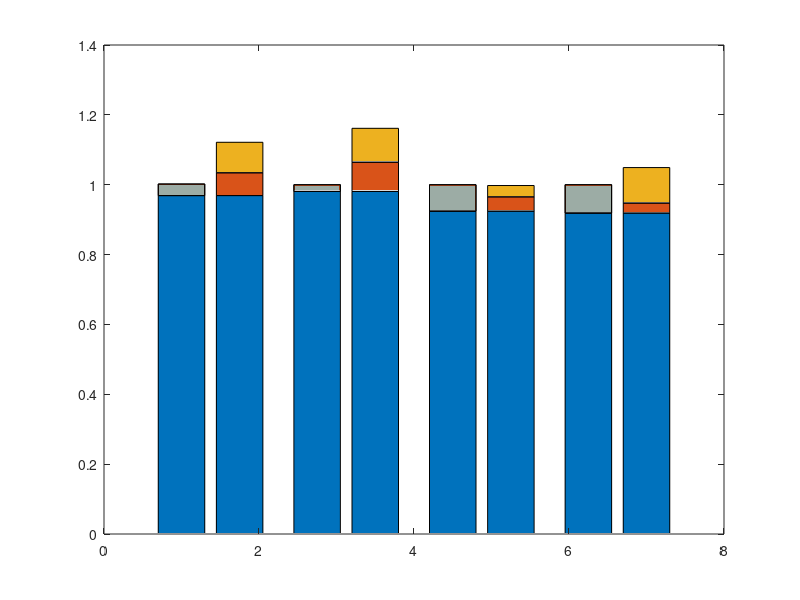

The MATLAB script that drew this image: (Note: this script raises an error after producing the figure.)
clear all
close all

%Mass balances for abiotic static and transient cases
%Order of compartments 
    % For breakthrough curve estimates: Effluent, Retained
    % For direct measurement estimates: Effluent, Headspace Before,
    % Headspace After

static1btn2o = [0.9689, 0.0331, 0];
static1dmn2o = [0.9689, 0.0652, 0.0874];

static1btch4 = [0.8948, 0.1052, 0];
static1dmch4 = [0.8948, 0.0465, 0.0725];

static2btn2o = [0.9808, 0.0192, 0];
static2dmn2o = [0.9808, 0.0836, 0.0971];

static2btch4 = [0.8593, 0.1407, 0];
static2dmch4 = [0.8593, 0.0587, 0.0793];

tran1btn2o = [0.9243, 0.0757, 0];
tran1dmn2o = [0.9243, 0.0409, 0.0325];

tran1btch4 = [0.8140, 0.1860, 0];
tran1dmch4 = [0.8140, 0.0146, 0.0432];

tran2btn2o = [0.9188, 0.0812, 0];
tran2dmn2o = [0.9188, 0.0286, 0.1017];

tran2btch4 = [0.7952, 0.2048, 0];
tran2dmch4 = [0.7952, 0.0161, 0.1378];

null = [0, 0, 0]
btbarinfon2o = vertcat(static1btn2o, static1dmn2o, static2btn2o, static2dmn2o, tran1btn2o, tran1dmn2o, tran2btn2o, tran2dmn2o);
figure(2000)
% x = categorical(["Static Case 1 Breakthrough Curve MB" "Static Case 1 Direct Measurement MB" "Static Case 2 Breakthrough Curve MB" "Static Case 2 Direct Measurement MB" "Transient Case 1 Breakthrough Curve MB" "Transient Case 1 Direct Measurement MB" "Transient Case 2 Breakthrough Curve MB" "Transient Case 2 Direct Measurement MB"]);
% x = reordercats(x,{'Static Case 1 Breakthrough Curve MB' 'Static Case 1 Direct Measurement MB' 'Static Case 2 Breakthrough Curve MB' 'Static Case 2 Direct Measurement MB' 'Transient Case 1 Breakthrough Curve MB' 'Transient Case 1 Direct Measurement MB' 'Transient Case 2 Breakthrough Curve MB' 'Transient Case 2 Direct Measurement MB' });
xloc = [1, 1.75, 2.75, 3.5, 4.5, 5.25, 6.25, 7];
bbt = bar(xloc, btbarinfon2o, 'stacked');
hold on 
%Recolor breakthrough curve based retained mass
btcolor = [156/255 172/255 165/255]; 
effcolor = [20/255 135/255 240/255];
hsbeforecolor = 'r'
hsaftercolor = 'y'
r1 = rectangle('Position', [0.7, static1btn2o(1), 0.6, static1btn2o(2)], 'FaceColor',btcolor,'EdgeColor','k')
r2 = rectangle('Position', [2.45, static2btn2o(1), 0.6, static2btn2o(2)], 'FaceColor',btcolor,'EdgeColor','k')
r3 = rectangle('Position', [4.2, tran1btn2o(1), 0.6, tran1btn2o(2)], 'FaceColor',btcolor,'EdgeColor','k')
r4 = rectangle('Position', [5.95, tran2btn2o(1), 0.6, tran2btn2o(2)], 'FaceColor',btcolor,'EdgeColor','k')
bbt(1).FaceColor = effcolor;
bbt(2).FaceColor = hsbeforecolor;
bbt(3).FaceColor = hsaftercolor;
%legend('N_2O', 'SF_6', 'C_2H_6', 'CH_4', 'He', 'Location', 'northwest')
ylabel('Normalized Mass [M/M_T]')
set(gca,'xtick',[])
xticks(xloc)
xticklabels({'BC\newline \newline p' 'DM', 'BC', 'DM', 'BC', 'DM', 'BC', 'DM'})
%xtickangle(45)
xlim([0.5 7.5])
set(gca,'TickDir','out');
set(gca, 'FontSize', 22);
text(1.375,-0.16,'Static Case 1','FontSize', 22, 'HorizontalAlignment', 'center')
text(3.125,-0.16,'Static Case 2','FontSize', 22, 'HorizontalAlignment', 'center')
text(4.875,-0.16,'Transient Case 1','FontSize', 22, 'HorizontalAlignment', 'center')
text(6.625,-0.16,'Transient Case 2','FontSize', 22, 'HorizontalAlignment', 'center')


btbarinfoch4 = vertcat(static1btch4, static1dmch4, static2btch4, static2dmch4, tran1btch4, tran1dmch4, tran2btch4, tran2dmch4);
figure(4000)
% x = categorical(["Static Case 1 Breakthrough Curve MB" "Static Case 1 Direct Measurement MB" "Static Case 2 Breakthrough Curve MB" "Static Case 2 Direct Measurement MB" "Transient Case 1 Breakthrough Curve MB" "Transient Case 1 Direct Measurement MB" "Transient Case 2 Breakthrough Curve MB" "Transient Case 2 Direct Measurement MB"]);
% x = reordercats(x,{'Static Case 1 Breakthrough Curve MB' 'Static Case 1 Direct Measurement MB' 'Static Case 2 Breakthrough Curve MB' 'Static Case 2 Direct Measurement MB' 'Transient Case 1 Breakthrough Curve MB' 'Transient Case 1 Direct Measurement MB' 'Transient Case 2 Breakthrough Curve MB' 'Transient Case 2 Direct Measurement MB' });
xloc = [1, 1.75, 2.75, 3.5, 4.5, 5.25, 6.25, 7];
bbt = bar(xloc, btbarinfoch4, 'stacked');
hold on 
%Recolor breakthrough curve based retained mass
btcolor = [156/255 172/255 165/255]; 
effcolor = [20/255 135/255 240/255];
hsbeforecolor = 'r'
hsaftercolor = 'y'
r1 = rectangle('Position', [0.7, static1btch4(1), 0.6, static1btch4(2)], 'FaceColor',btcolor,'EdgeColor','k')
r2 = rectangle('Position', [2.45, static2btch4(1), 0.6, static2btch4(2)], 'FaceColor',btcolor,'EdgeColor','k')
r3 = rectangle('Position', [4.2, tran1btch4(1), 0.6, tran1btch4(2)], 'FaceColor',btcolor,'EdgeColor','k')
r4 = rectangle('Position', [5.95, tran2btch4(1), 0.6, tran2btch4(2)], 'FaceColor',btcolor,'EdgeColor','k')
bbt(1).FaceColor = effcolor;
bbt(2).FaceColor = hsbeforecolor;
bbt(3).FaceColor = hsaftercolor;
ylabel('Normalized Mass [M/M_T]')
set(gca,'xtick',[])
xticks(xloc)
xticklabels({'BC\newline \newline p' 'DM', 'BC', 'DM', 'BC', 'DM', 'BC', 'DM'});
%xtickangle(45)
xlim([0.5 7.5])
set(gca,'TickDir','out');
set(gca, 'FontSize', 22);
text(1.375,-0.16,'Static Case 1','FontSize', 22, 'HorizontalAlignment', 'center')
text(3.125,-0.16,'Static Case 2','FontSize', 22, 'HorizontalAlignment', 'center')
text(4.875,-0.16,'Transient Case 1','FontSize', 22, 'HorizontalAlignment', 'center')
text(6.625,-0.16,'Transient Case 2','FontSize', 22, 'HorizontalAlignment', 'center')

%I am legend
figure(2007)
legenddata1 = [1, 1, 1, 1];
legenddata2 = [2, 2, 2, 2];
legenddatacomb = vertcat(legenddata1, legenddata2);
legendbar = bar (legenddatacomb, 'stacked');
legendbar(1).FaceColor = effcolor;
legendbar(2).FaceColor = btcolor;
legendbar(3).FaceColor = hsbeforecolor;
legendbar(4).FaceColor = hsaftercolor;
lgd = legend('Effluent Mass__', 'Modeled Retained Mass__', 'Measured HS Evolution__', 'Measured Post-Drainage Bubble Release__', 'Location', 'northwest', 'Orientation','horizontal')
lgd.FontSize = 20;
% pos=lgd.Position;        
% pos(3)=0.75;
% pos(1)=0.25;
% lgd.Position=pos;       
ylim([0 20])

